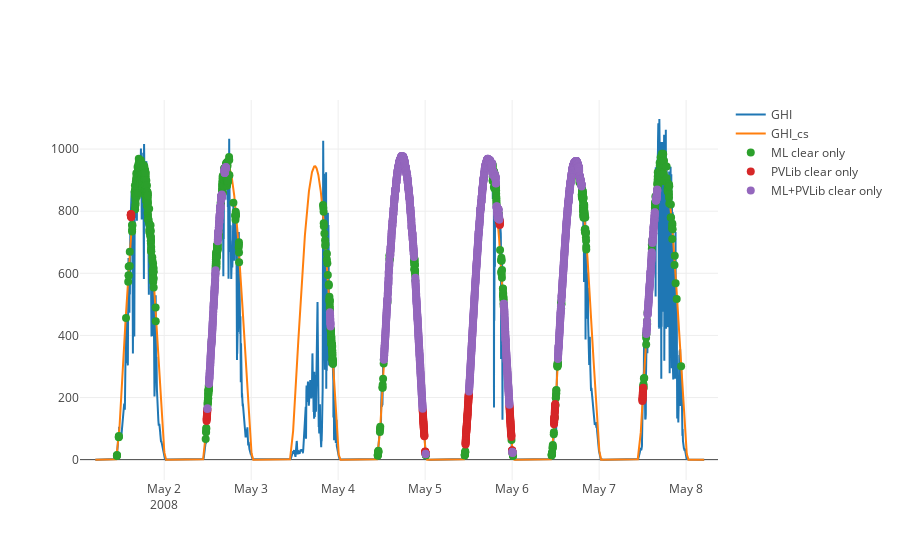

The notebook cell this image was saved under:
### Code cell
vis.show()

### Figure 1 — Plotly figure (JSON) as saved in the notebook; plotly's stock layout.template omitted (floating-point values rounded to 4 significant figures; data arrays with more than 128 entries replaced by an {"elided": "..."} marker saying what was removed)
{"data": [{"name": "GHI", "type": "scatter", "x": {"elided": "10080 str values"}, "y": {"elided": "10080 float values"}}, {"name": "GHI_cs", "type": "scatter", "x": {"elided": "10080 str values"}, "y": {"elided": "10080 float values"}}, {"marker": {"size": 8}, "mode": "markers", "name": "ML clear only", "type": "scatter", "x": {"elided": "766 str values"}, "y": {"elided": "766 float values"}}, {"marker": {"size": 8}, "mode": "markers", "name": "PVLib clear only", "type": "scatter", "x": {"elided": "203 str values"}, "y": {"elided": "203 float values"}}, {"marker": {"size": 8}, "mode": "markers", "name": "ML+PVLib clear only", "type": "scatter", "x": {"elided": "1885 str values"}, "y": {"elided": "1885 float values"}}], "layout": {}}
